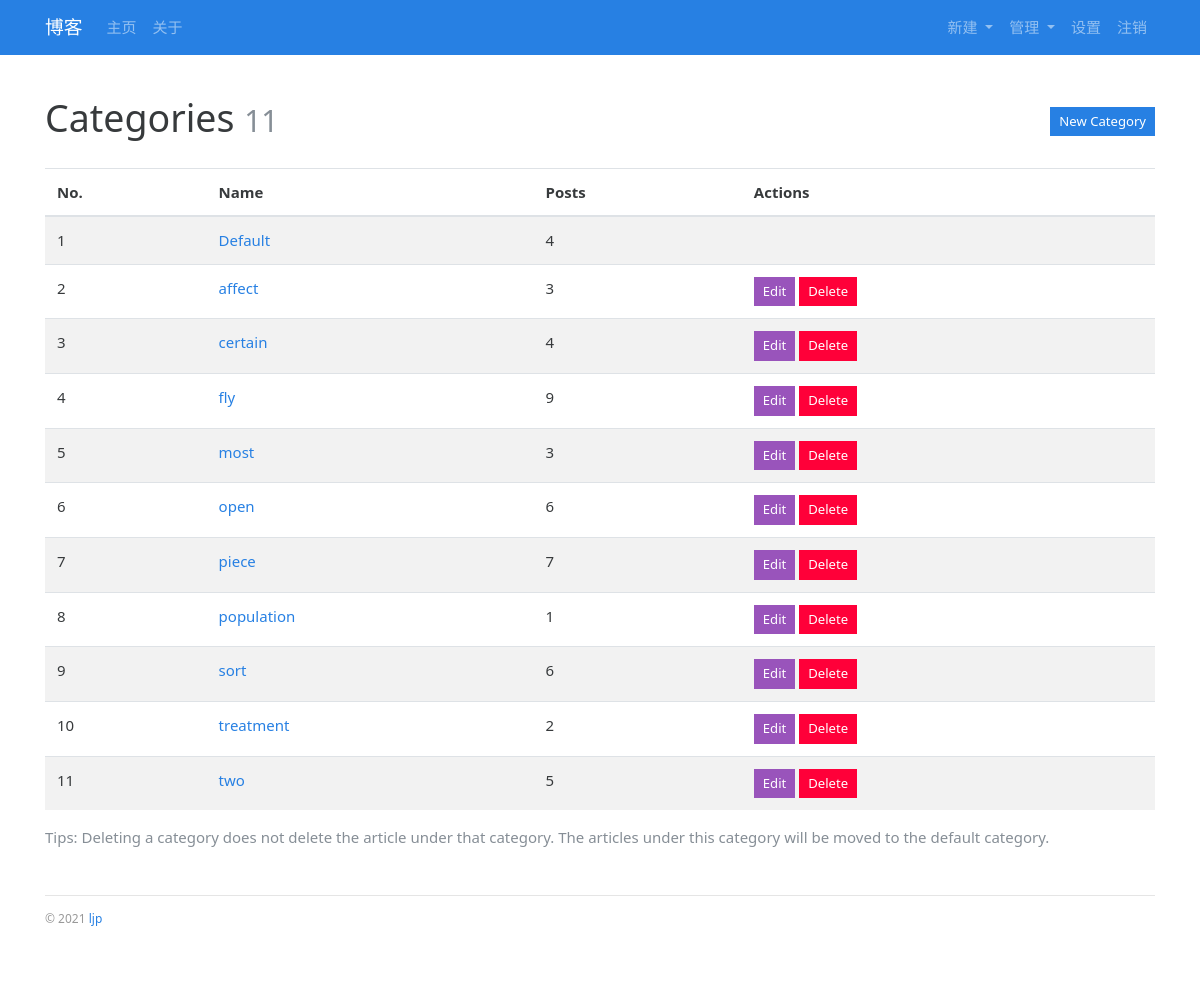
Page /admin/category/manage (signed in) on the earlier database version.
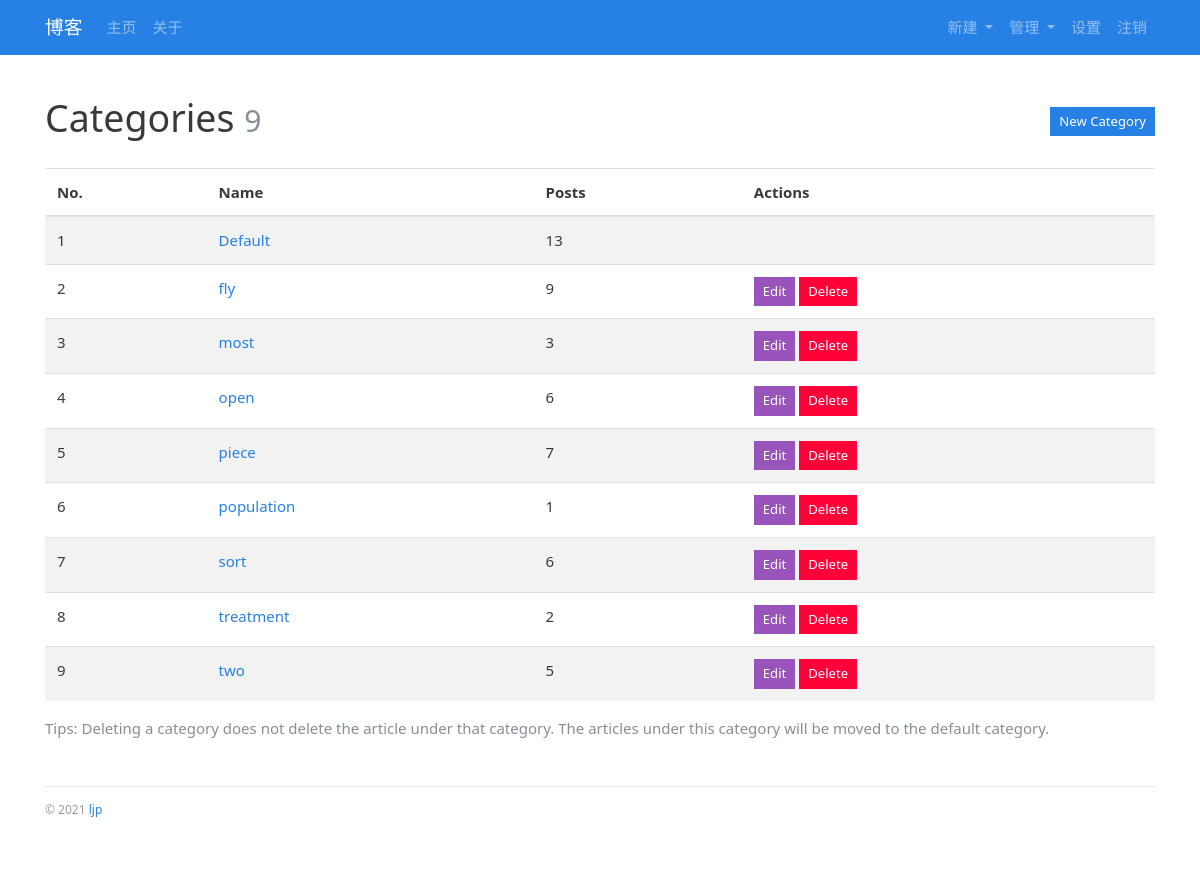
Same page on the later database version.
### myblog/models.py (models this page shows, shortened)
class Category(db.Model):
    id=db.Column(db.Integer,primary_key=True)
    name=db.Column(db.String(30),unique=True)
    posts=db.relationship('Post',back_populates='category')

### myblog/blueprints/admin.py (the view)
@admin_bp.route('/category/manage')
@login_required
def manage_category():
    return render_template('admin/manage_category.html')

### myblog/__init__.py (called while the page is built)
def register_template_context(app):
    @app.context_processor
    def make_template_context():
        admin=Admin.query.first()
        categories=Category.query.order_by(Category.name).all()
        links=Link.query.order_by(Link.name).all()
        return dict(
            admin=admin,categories=categories,
            links=links
        )

def register_request_handlers(app):
    @app.after_request
    def query_profiler(response):
        for q in get_debug_queries():
            if q.duration >= app.config['BLUELOG_SLOW_QUERY_THRESHOLD']:
                app.logger.warning(
                    'Slow query: Duration: %fs\n Context: %s\nQuery: %s\n '
                    % (q.duration, q.context, q.statement)
                )
        return response

### myblog/extensions.py (called while the page is built)
@login_manager.user_loader
def load_user(user_id):
    from myblog.models import Admin
    user=Admin.query.get(int(user_id))
    return user

### myblog/templates/admin/manage_category.html (shortened to what this page needs)
{% extends 'base.html' %}
{% from 'bootstrap/form.html' import render_form %}
{% block content %}
    <div class="page-header">
        <h1>Categories
            <small class="text-muted">{{ categories|length }}</small>
            <span class="float-right"><a class="btn btn-primary btn-sm"
                                         href="{{ url_for('.new_category') }}">New Category</a></span>
        </h1>
    </div>
    {% if categories %}
        <table class="table table-striped">
            <thead>
            <tr>
                <th>No.</th>
                <th>Name</th>
                <th>Posts</th>
                <th>Actions</th>
            </tr>
            </thead>
            {% for category in categories %}
                <tr>
                    <td>{{ loop.index }}</td>
                    <td><a href="{{ url_for('blog.show_category', category_id=category.id) }}">{{ category.name }}</a>
                    </td>
                    <td>{{ category.posts|length }}</td>
                    <td>
                        {% if category.id != 1 %}
                            <a class="btn btn-info btn-sm"
                               href="{{ url_for('.edit_category', category_id=category.id) }}">Edit</a>
                            <form class="inline" method="post"
                                  action="{{ url_for('.delete_category', category_id=category.id) }}">
                                <button type="submit" class="btn btn-danger btn-sm"
                                        onclick="return confirm('Are you sure?');">Delete
                                </button>
                            </form>
                        {% endif %}
                    </td>
                </tr>
            {% endfor %}
        </table>
        <p class="text-muted">Tips: Deleting a category does not delete the article under that category.
            The articles under this category will be moved to the default category.</p>
    {% else %}
        <div class="tip"><h5>No categories.</h5></div>
    {% endif %}
{% endblock %}

Differences in the rows shown:
removed Category: name "affect", posts|length "3"
removed Category: name "certain", posts|length "4"
computed for Category "Default": posts|length "4" → "13"
Other differences:
{{ categories|length }}: "11" → "9"
